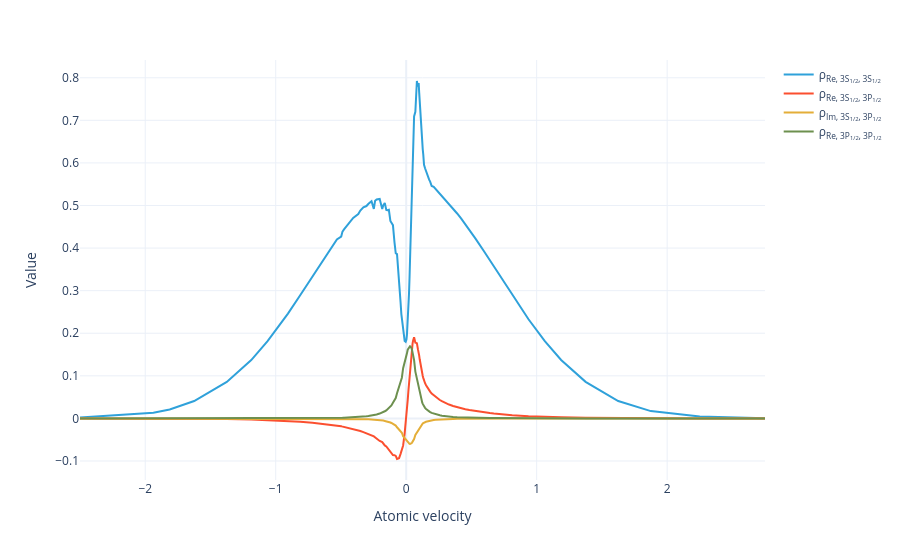

Notebook source saved alongside this figure:
### Markdown cell above
Velocity distribution of the density matrix:

### Code cell
#|notest
model.velocity_normalize(sol).visualize()
